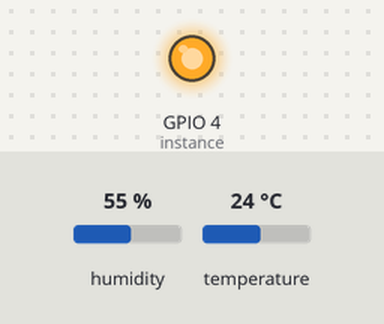
A program run on a simulated Raspberry Pi (BCM pin numbers). Shown: output pins drawn as LEDs (lit = HIGH). The test bench sets the inputs (shaded band); at power-on: humidity 55 %, temperature 24 °C. The clock reads 2024-03-15 10:24:30 at power-on unless the program sets it; library files of the repository ran but are not shown: dht11.py; what the program prints to the terminal is not drawn.

Above: at 0.01 s.
At 1.2 s:
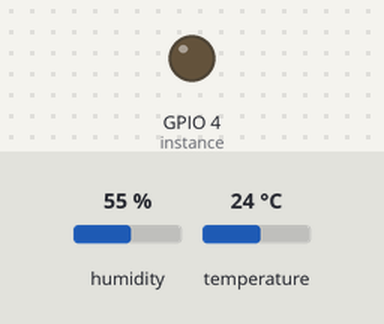
1.3 s: humidity set to 22 %
4.8 s: temperature set to 12 °C
8.1 s: humidity set to 68 %
11.4 s: temperature set to 19 °C
14.7 s: temperature set to 28 °C
18.0 s: humidity set to 88 %
Timing chart, 0 to 21.0 s (numbered marks = the images above; inputs shaded):
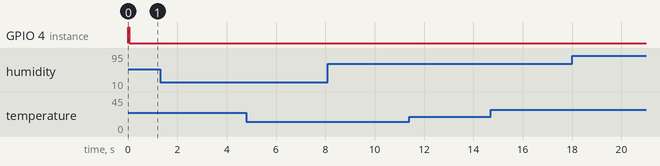

The program:

dht11_example.py
```python
# -*- coding: utf-8 -*

import RPi.GPIO as GPIO
import dht11
import time
import datetime
import os

# initialize GPIO
GPIO.setwarnings(False)
GPIO.setmode(GPIO.BCM)
GPIO.cleanup()

# read data using pin 14
instance = dht11.DHT11(pin=4)

while True:
    result = instance.read()


    if result.is_valid():
        #discomfort index
        hukai=0.81*result.temperature+0.01*(result.temperature*(0.99*result.humidity-14.3))+46.3

        #discomfort message
        if hukai<55 and hukai>0:
            message="寒いでしょうね"

        elif hukai>=55 and hukai<60:
            message="肌寒いかもしれません"

        elif hukai>=60 and hukai<65:
            message="いつもどおりの気分でしょう"

        elif hukai>=65 and hukai<70:
            message="ちょうどいいですね"

        elif hukai>=70 and hukai<75:
            message="暑くはないですね"

        elif hukai>=75 and hukai<80:
            message="ちょっと熱くなってきましたね!"

        elif hukai>=80 and hukai<85:
            message="もはや部屋がサウナですね"

        elif hukai>=85:
            message="松岡修がログインしました"

        #GetTimeStamp
        timestamp = 'date +%F_%H:%M:%S'
        current_time=os.popen(timestamp).readline().strip()

        #print("Last valid input: " + str(datetime.datetime.now()))
        print current_time
        print("気温は%d ℃です" % result.temperature)
        print("湿度は%d %%です" % result.humidity)
        print("不快指数は%d です"% hukai)
        print("%s"% message)


        print("_ _ _ _ _")


    time.sleep(1)
```

Measured:
- after the input at 1.3 s, every drawn part: stays the same
- after the input at 4.8 s, every drawn part: stays the same
- after the input at 8.1 s, every drawn part: stays the same
- after the input at 11.4 s, every drawn part: stays the same
- after the input at 14.7 s, every drawn part: stays the same
- after the input at 18.0 s, every drawn part: stays the same
